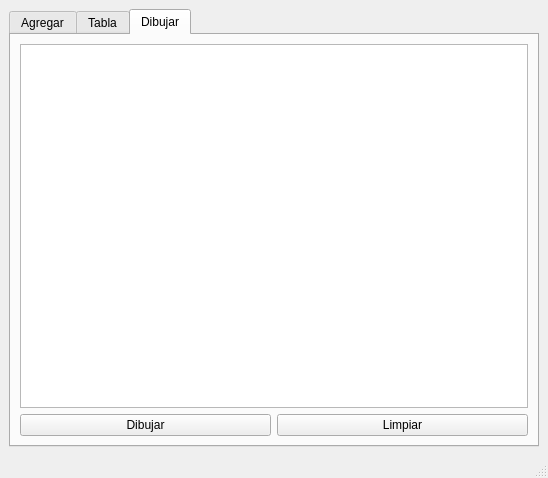
<?xml version="1.0" encoding="UTF-8"?>
<ui version="4.0">
 <class>MainWindow</class>
 <widget class="QMainWindow" name="MainWindow">
  <property name="geometry">
   <rect>
    <x>0</x>
    <y>0</y>
    <width>548</width>
    <height>423</height>
   </rect>
  </property>
  <property name="windowTitle">
   <string>Capturador de partículas</string>
  </property>
  <widget class="QWidget" name="centralwidget">
   <layout class="QGridLayout" name="gridLayout_3">
    <item row="0" column="0">
     <widget class="QTabWidget" name="tabWidget">
      <property name="currentIndex">
       <number>2</number>
      </property>
      <widget class="QWidget" name="tab">
       <attribute name="title">
        <string>Agregar</string>
       </attribute>
       <layout class="QGridLayout" name="gridLayout">
        <item row="0" column="0">
         <widget class="QGroupBox" name="groupBox_2">
          <property name="title">
           <string>Partículas</string>
          </property>
          <layout class="QGridLayout" name="gridLayout_2">
           <item row="1" column="3">
            <widget class="QSpinBox" name="spinBox_13">
             <property name="maximum">
              <number>500</number>
             </property>
            </widget>
           </item>
           <item row="3" column="0" colspan="2">
            <widget class="QLabel" name="label_27">
             <property name="text">
              <string>Destino en x:</string>
             </property>
            </widget>
           </item>
           <item row="7" column="1">
            <widget class="QLabel" name="label_22">
             <property name="text">
              <string>Red</string>
             </property>
            </widget>
           </item>
           <item row="5" column="0" colspan="2">
            <widget class="QLabel" name="label_30">
             <property name="text">
              <string>Velocidad:</string>
             </property>
            </widget>
           </item>
           <item row="2" column="0" colspan="2">
            <widget class="QLabel" name="label_29">
             <property name="text">
              <string>Origen en y:</string>
             </property>
            </widget>
           </item>
           <item row="6" column="0" colspan="2">
            <widget class="QLabel" name="label_26">
             <property name="text">
              <string>Color (rgb):</string>
             </property>
            </widget>
           </item>
           <item row="8" column="3">
            <widget class="QSpinBox" name="spinBox_10">
             <property name="maximum">
              <number>255</number>
             </property>
            </widget>
           </item>
           <item row="9" column="1">
            <widget class="QLabel" name="label_28">
             <property name="text">
              <string>Blue</string>
             </property>
            </widget>
           </item>
           <item row="4" column="0" colspan="2">
            <widget class="QLabel" name="label_25">
             <property name="text">
              <string>Destino en y:</string>
             </property>
            </widget>
           </item>
           <item row="0" column="1" colspan="2">
            <widget class="QLineEdit" name="lineEdit_2"/>
           </item>
           <item row="10" column="2">
            <widget class="QPushButton" name="pushButton">
             <property name="text">
              <string>Agregar al final</string>
             </property>
            </widget>
           </item>
           <item row="10" column="3" rowspan="2">
            <widget class="QPlainTextEdit" name="plainTextEdit"/>
           </item>
           <item row="1" column="0" colspan="2">
            <widget class="QLabel" name="label_21">
             <property name="text">
              <string>Origen en x:</string>
             </property>
            </widget>
           </item>
           <item row="0" column="0">
            <widget class="QLabel" name="label_23">
             <property name="text">
              <string>ID:</string>
             </property>
            </widget>
           </item>
           <item row="8" column="1">
            <widget class="QLabel" name="label_24">
             <property name="text">
              <string>Green</string>
             </property>
            </widget>
           </item>
           <item row="7" column="3">
            <widget class="QSpinBox" name="spinBox_9">
             <property name="maximum">
              <number>255</number>
             </property>
            </widget>
           </item>
           <item row="10" column="1">
            <widget class="QPushButton" name="pushButton_3">
             <property name="text">
              <string>Agregar al inicio</string>
             </property>
            </widget>
           </item>
           <item row="3" column="3">
            <widget class="QSpinBox" name="spinBox_15">
             <property name="maximum">
              <number>500</number>
             </property>
            </widget>
           </item>
           <item row="5" column="3">
            <widget class="QLineEdit" name="lineEdit"/>
           </item>
           <item row="2" column="3">
            <widget class="QSpinBox" name="spinBox_16">
             <property name="maximum">
              <number>500</number>
             </property>
            </widget>
           </item>
           <item row="4" column="3">
            <widget class="QSpinBox" name="spinBox_11">
             <property name="maximum">
              <number>500</number>
             </property>
            </widget>
           </item>
           <item row="9" column="3">
            <widget class="QSpinBox" name="spinBox_14">
             <property name="maximum">
              <number>255</number>
             </property>
            </widget>
           </item>
           <item row="11" column="1" colspan="2">
            <widget class="QPushButton" name="pushButton_4">
             <property name="text">
              <string>Mostrar</string>
             </property>
            </widget>
           </item>
          </layout>
         </widget>
        </item>
       </layout>
      </widget>
      <widget class="QWidget" name="tab_2">
       <attribute name="title">
        <string>Tabla</string>
       </attribute>
       <layout class="QGridLayout" name="gridLayout_4">
        <item row="1" column="0">
         <widget class="QLineEdit" name="buscar_lineEdit"/>
        </item>
        <item row="1" column="2">
         <widget class="QPushButton" name="mostrar_tabla_pushButton">
          <property name="text">
           <string>Mostrar </string>
          </property>
         </widget>
        </item>
        <item row="1" column="1">
         <widget class="QPushButton" name="buscar_pushButton">
          <property name="text">
           <string>Buscar</string>
          </property>
         </widget>
        </item>
        <item row="0" column="0" colspan="3">
         <widget class="QTableWidget" name="tabla"/>
        </item>
       </layout>
      </widget>
      <widget class="QWidget" name="tab_3">
       <attribute name="title">
        <string>Dibujar</string>
       </attribute>
       <layout class="QGridLayout" name="gridLayout_5">
        <item row="0" column="0" colspan="2">
         <widget class="QGraphicsView" name="graphicsView"/>
        </item>
        <item row="1" column="0">
         <widget class="QPushButton" name="dibujar">
          <property name="text">
           <string>Dibujar</string>
          </property>
         </widget>
        </item>
        <item row="1" column="1">
         <widget class="QPushButton" name="limpiar">
          <property name="text">
           <string>Limpiar</string>
          </property>
         </widget>
        </item>
       </layout>
      </widget>
     </widget>
    </item>
   </layout>
  </widget>
  <widget class="QStatusBar" name="statusbar"/>
  <action name="actionAbrir">
   <property name="text">
    <string>Abrir</string>
   </property>
   <property name="shortcut">
    <string>Ctrl+O</string>
   </property>
  </action>
  <action name="actionGuardar">
   <property name="text">
    <string>Guardar</string>
   </property>
   <property name="shortcut">
    <string>Ctrl+S</string>
   </property>
  </action>
 </widget>
 <resources/>
 <connections/>
</ui>
